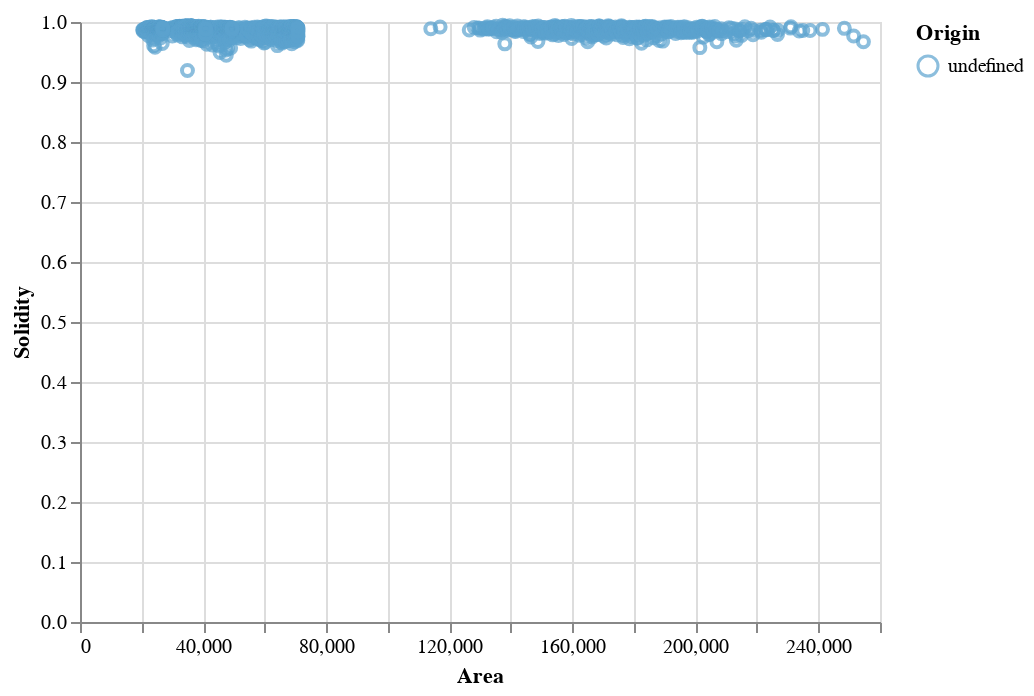

The notebook cell saved with this chart:
### Markdown cell above
https://altair-viz.github.io/user_guide/encoding.html

### Code cell
alt.Chart(df3).mark_point().encode(
    x='Area:Q',
    y='Solidity:Q',
    color='Origin:O',
    shape='Origin:N'
)

### Figure 1 — Vega-Lite specification as saved in the notebook (floating-point values rounded to 4 significant figures; data arrays with more than 128 entries replaced by an {"elided": "..."} marker saying what was removed)
{"config": {"view": {"continuousWidth": 400, "continuousHeight": 300}}, "data": {"name": "data-9d8e88c102ba34d52d38c105c4ece96f"}, "mark": "point", "encoding": {"color": {"field": "Origin", "type": "ordinal"}, "shape": {"field": "Origin", "type": "nominal"}, "x": {"field": "Area", "type": "quantitative"}, "y": {"field": "Solidity", "type": "quantitative"}}, "$schema": "https://vega.github.io/schema/vega-lite/v4.17.0.json", "datasets": {"data-9d8e88c102ba34d52d38c105c4ece96f": {"elided": "3654 records"}}}
